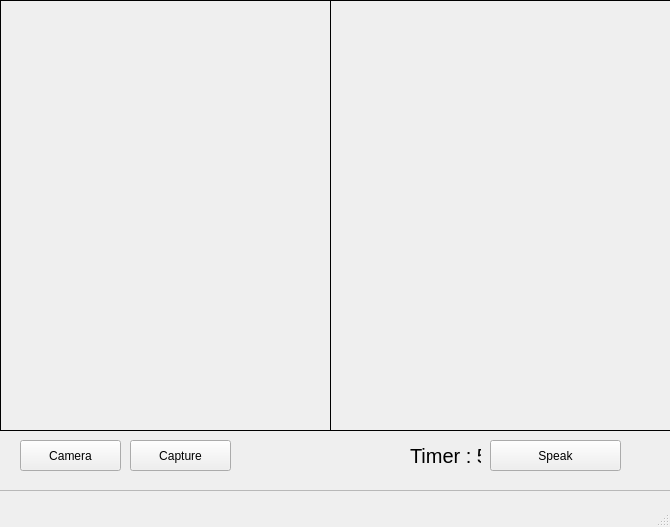
<?xml version="1.0" encoding="UTF-8"?>
<ui version="4.0">
 <class>SecondWindow</class>
 <widget class="QMainWindow" name="SecondWindow">
  <property name="geometry">
   <rect>
    <x>0</x>
    <y>0</y>
    <width>670</width>
    <height>527</height>
   </rect>
  </property>
  <property name="windowTitle">
   <string>MainWindow</string>
  </property>
  <widget class="QWidget" name="centralwidget">
   <widget class="QFrame" name="frame">
    <property name="geometry">
     <rect>
      <x>-10</x>
      <y>0</y>
      <width>681</width>
      <height>491</height>
     </rect>
    </property>
    <property name="frameShape">
     <enum>QFrame::StyledPanel</enum>
    </property>
    <property name="frameShadow">
     <enum>QFrame::Raised</enum>
    </property>
    <widget class="QLabel" name="imageLabel">
     <property name="geometry">
      <rect>
       <x>10</x>
       <y>0</y>
       <width>331</width>
       <height>431</height>
      </rect>
     </property>
     <property name="frameShape">
      <enum>QFrame::Box</enum>
     </property>
     <property name="lineWidth">
      <number>1</number>
     </property>
     <property name="text">
      <string/>
     </property>
    </widget>
    <widget class="QPushButton" name="speak">
     <property name="geometry">
      <rect>
       <x>500</x>
       <y>440</y>
       <width>131</width>
       <height>31</height>
      </rect>
     </property>
     <property name="text">
      <string>Speak</string>
     </property>
    </widget>
    <widget class="QPushButton" name="camera">
     <property name="geometry">
      <rect>
       <x>30</x>
       <y>440</y>
       <width>101</width>
       <height>31</height>
      </rect>
     </property>
     <property name="text">
      <string>Camera</string>
     </property>
    </widget>
    <widget class="QPushButton" name="capture">
     <property name="geometry">
      <rect>
       <x>140</x>
       <y>440</y>
       <width>101</width>
       <height>31</height>
      </rect>
     </property>
     <property name="text">
      <string>Capture</string>
     </property>
    </widget>
    <widget class="QLabel" name="imageLabel2">
     <property name="geometry">
      <rect>
       <x>340</x>
       <y>0</y>
       <width>341</width>
       <height>431</height>
      </rect>
     </property>
     <property name="frameShape">
      <enum>QFrame::Box</enum>
     </property>
     <property name="lineWidth">
      <number>1</number>
     </property>
     <property name="text">
      <string/>
     </property>
    </widget>
    <widget class="QLabel" name="label">
     <property name="geometry">
      <rect>
       <x>420</x>
       <y>440</y>
       <width>71</width>
       <height>31</height>
      </rect>
     </property>
     <property name="font">
      <font>
       <pointsize>15</pointsize>
      </font>
     </property>
     <property name="text">
      <string>Timer : 5s</string>
     </property>
    </widget>
   </widget>
  </widget>
  <widget class="QMenuBar" name="menubar">
   <property name="geometry">
    <rect>
     <x>0</x>
     <y>0</y>
     <width>670</width>
     <height>24</height>
    </rect>
   </property>
  </widget>
  <widget class="QStatusBar" name="statusbar"/>
 </widget>
 <resources/>
 <connections/>
</ui>
